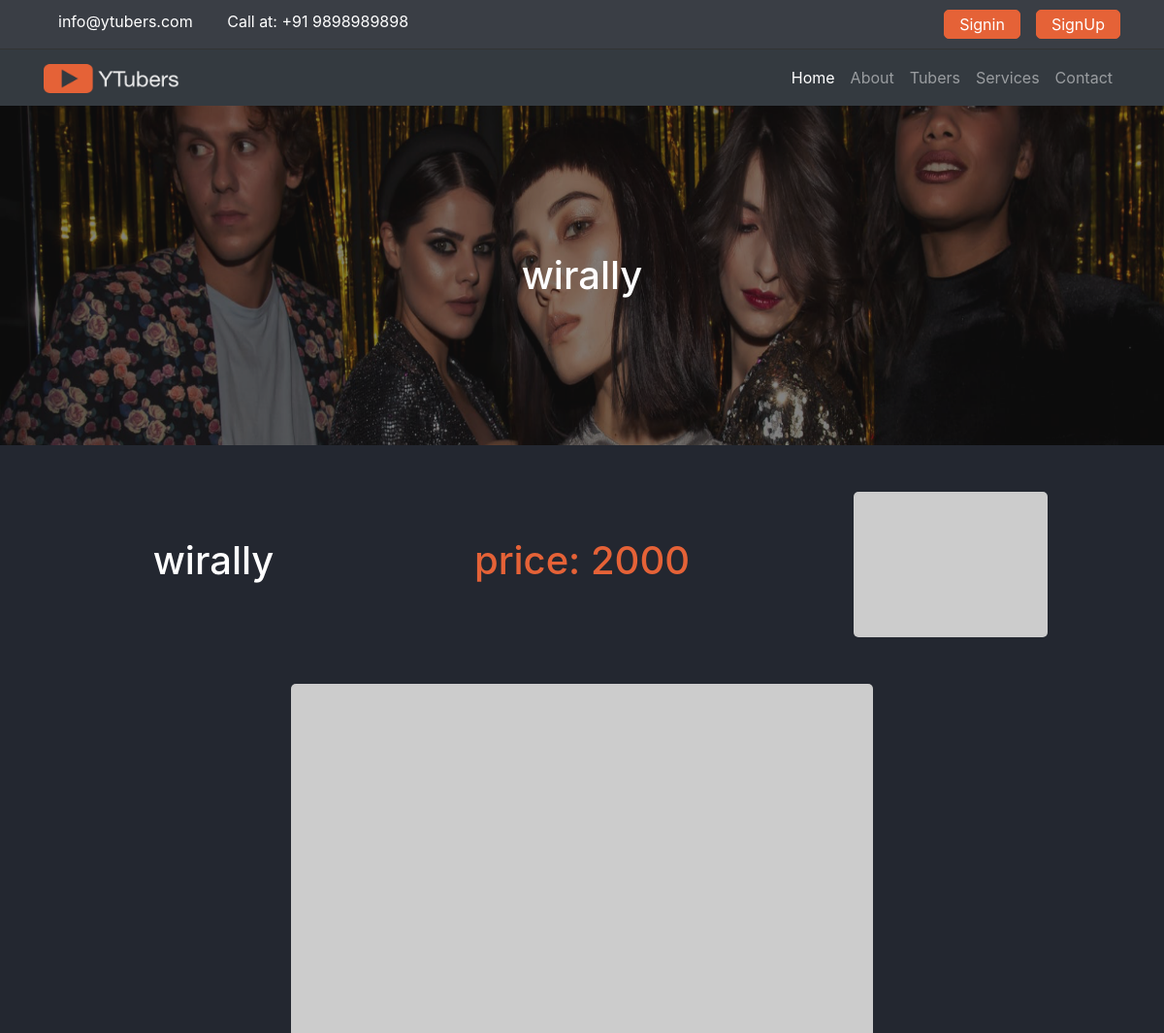
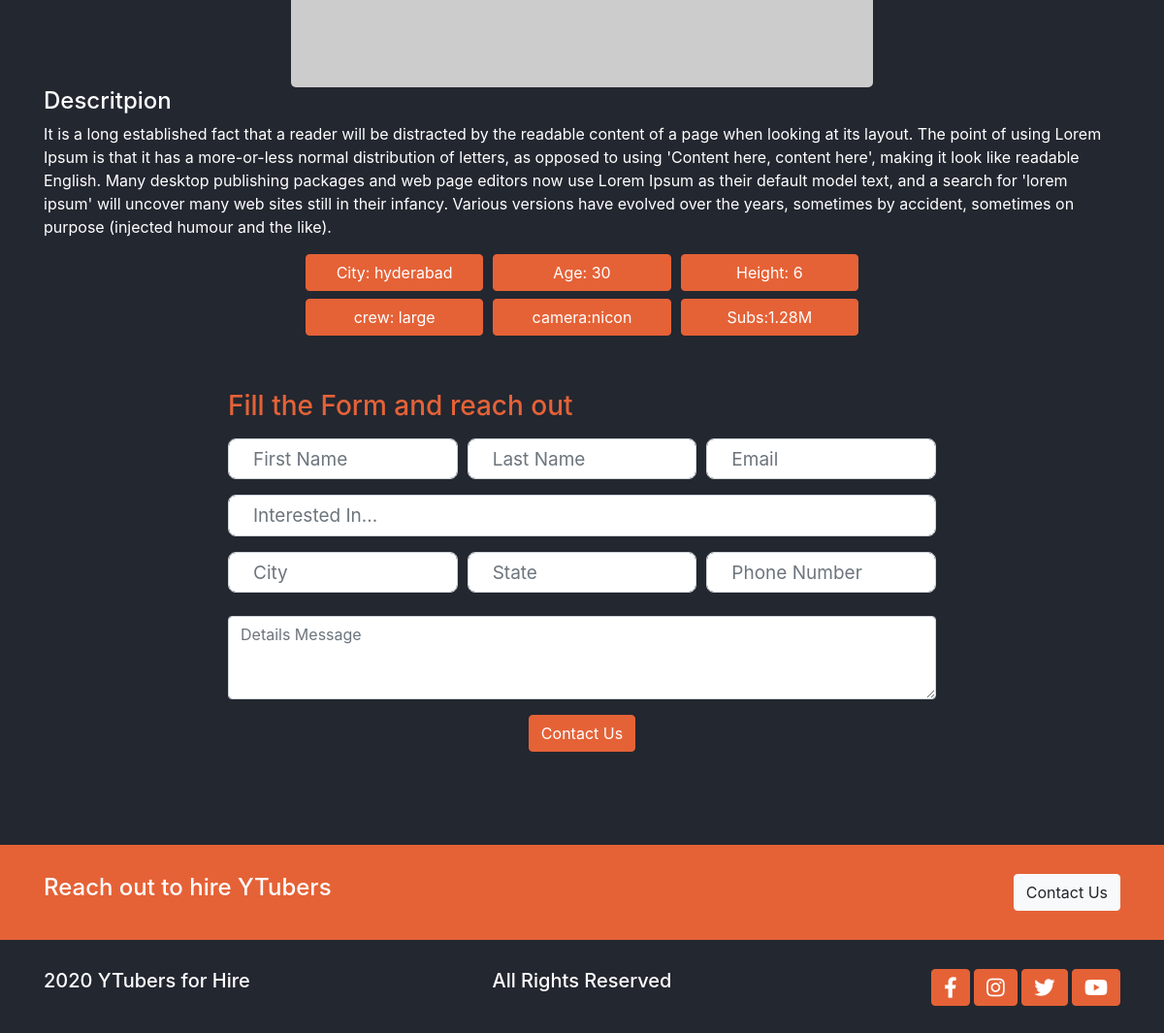
Screenshot of /youtubers/2 with the database file from the repository (2 pictures, top to bottom).
### youtubers/models.py (models this page shows)
class youtuber(models.Model):
    crew_option = (
    ('solo','solo'),
    ('small','small-team(2-5)'),
    ('large','large-team(5+)'),
    )
    camera_option = (
    ('nicon','nicon'),
    ('panasonic','panasonic'),
    ('fuji','fuji'),
    ('red','red'),
    ('sony','sony'),
    ('canon','canon'),
    )
    name = models.CharField(max_length=200)
    price = models.IntegerField()
    photo = models.ImageField(upload_to='media/youtubers/%Y/%m/')
    videourl = models.CharField(max_length=200)
    description = RichTextField()
    city = models.CharField(max_length=50)
    age = models.IntegerField()
    height = models.IntegerField()
    camera_type=models.CharField(choices=camera_option,max_length=50)
    subs_count = models.CharField(max_length=50)
    crew = models.CharField(choices=crew_option,max_length=50)
    category = models.CharField(max_length=50)
    isfeatured = models.BooleanField(default=False)
    createddate = models.DateTimeField(default=datetime.now,blank=True)

### youtubers/views.py (the view)
# urls.py: path('<int:id>',views.youtubers_detail,name="youtubers_detail"),
def youtubers_detail(request,id):
    tuber = get_object_or_404(youtuber,pk=id)
    data={
    'tuber':tuber,
    }
    return render(request,'youtubers/youtubers_detail.html',data)

### templates/youtubers/youtubers_detail.html
{% extends 'base.html' %}
{% load static %}
{% block contents %}
<main class="single-page-tubers">
    <div class="banner">
      <img src="{% static './assets/images/bg-banner.png' %}" alt="" class="img-fluid w-100">
      <h1 class="text-center">
        {{tuber.name}}
      </h1>
    </div>
    <section class="head container mt-5 mb-5">
      <div class="row">
        <div class="col-md-4 d-flex justify-content-center align-items-center">
          <h1 class="text-center">{{tuber.name}}</h1>
        </div>
        <div class="col-md-4 d-flex justify-content-center align-items-center">
          <h1 class="text-accent text-center">
            price: {{tuber.price}}
          </h1>
        </div>
        <div class="col-md-4 d-flex justify-content-center align-items-center">
          <img src="https://placeimg.com/640/480/people" class="img-fluid" alt="team-member">
        </div>
      </div>
    </section>
    <section class="video container text-center">
      <img src="https://placeimg.com/640/480/arch" class="img-fluid" alt="team-member">
    </section>
    <section class="descritpion container">
      <h4>Descritpion</h4>
      <p class="mt-2 mb-2">{{tuber.description | safe }}</p>
    </section>
    <section class="container w-50">
      <div class="person-description mt-2">
        <button class="btn btn-accent"> City: {{tuber.city}} </button>
        <button class="btn btn-accent"> Age: {{tuber.age}} </button>
        <button class="btn btn-accent"> Height: {{tuber.height}} </button>
      </div>
      <div class="person-description mt-2">
        <button class="btn btn-accent"> crew: {{tuber.crew}}</button>
        <button class="btn btn-accent"> camera:{{tuber.camera_type}} </button>
        <button class="btn btn-accent"> Subs:{{tuber.subs_count}} </button>
      </div>
    </section>
    <section class="youtuber-form container mt-5 mb-5">
      <div class="row">
        <form class="col-md-8 offset-md-2">
          <h3 class="pt-2 pb-2">Fill the Form and reach out</h3>
          <div class="form-row">
            <div class="form-group col-md-4">
              <input type="email" class="form-control" placeholder="First Name">
            </div>
            <div class="form-group col-md-4">
              <input type="password" class="form-control" placeholder="Last Name">
            </div>
            <div class="form-group col-md-4">
              <input type="email" class="form-control" placeholder="Email">
            </div>
          </div>
          <div class="form-group">
            <input type="password" class="form-control" placeholder="Interested In...">
          </div>
          <div class="form-row">
            <div class="form-group col-md-4">
              <input type="text" class="form-control" placeholder="City">
            </div>
            <div class="form-group col-md-4">
              <input type="text" class="form-control" placeholder="State">
            </div>
            <div class="form-group col-md-4">
              <input type="text" class="form-control" placeholder="Phone Number">
            </div>
          </div>
          <div class="form-group pt-2">
            <textarea class="form-control" rows="3" placeholder="Details Message"></textarea>
          </div>
          <div class="text-center">
            <button type="submit" class="btn btn-accent">Contact Us</button>
          </div>
        </form>
      </div>
    </section>
  </main>
{% endblock %}

### supercops/static/css/base.css (style rules this page uses)
:root { --primary: #232730; --secondary: #3a3e45; --white: #888787; --accent: #e56237; }
body { background-color: var(--primary); color: #fff; }
h2, h3 { color: var(--accent); }
.btn-accent { background-color: var(--accent); color: #fff; border-color: var(--accent); outline: none; }
.form-control[type='text'], [type='textarea'], [type='email'], [type='password'] { padding: 20px 25px; font-size: 19px; border-radius: 8px; }
textarea { padding: 20px 25px; font-size: 19px; border-radius: 8px; }
main { overflow: hidden; }

### supercops/static/css/utils.css (style rules this page uses)
.text-accent { color: var(--accent); }
.banner { position: relative; }
.banner img { height: 350px; width: 100%; }
.banner h1 { position: absolute; top: 50%; left: 50%; transform: translate(-50%, -50%); }
.person-description { display: grid; grid-template-columns: 1fr 1fr 1fr; column-gap: 10px; }

### supercops/static/css/style.css (style rules this page uses)
.single-page-tubers .head img { height: 150px; border-radius: 5px; }
.single-page-tubers .video img { height: 450px; border-radius: 5px; }

### rows the page displays
youtuber: name "wirally", price "2000", description "It is a long established fact that a reader will be distracted by the readable content of a page when looking at its layout. The point of using Lorem Ipsum is that it has a more-or-less normal distribution of letters, as opposed to using 'Content here, content here', making it look like readable English. Many desktop publishing packages and web page editors now use Lorem Ipsum as their default model text, and a search for 'lorem ipsum' will uncover many web sites still in their infancy. Various versions have evolved over the years, sometimes by accident, sometimes on purpose (injected humour and the like).", city "hyderabad", age "30", height "6", crew "large", camera_type "nicon", subs_count "1.28M"
